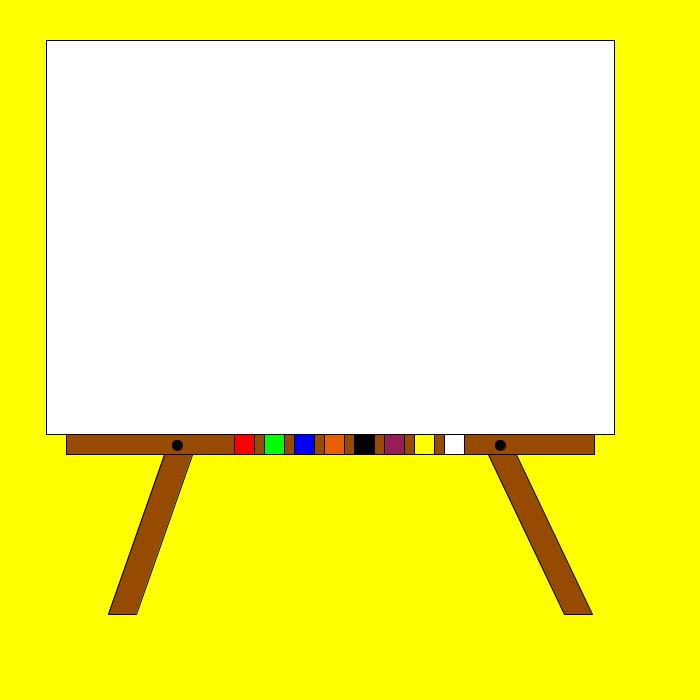
Frame 1 (no input)
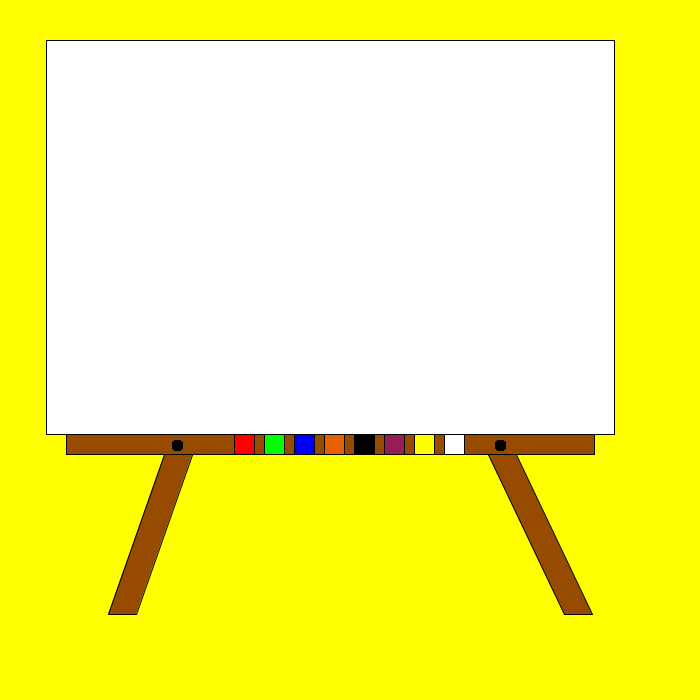
Frame 60 (the mouse pressed at the canvas centre just before this capture)
Frame 120 (the mouse held since frame 60 and released just before this capture): identical to frame 60, image omitted

The Processing sketch that drew these frames (run headless with seeded random() and noise(); from frame 60 on, the mouse is pressed at the canvas centre):

// Processing sketch: processing_171159
// ── processing_171159.pde

void setup (){
  
size(700,700);
background(255,255,0);

//caballete
beginShape();
fill(150,75,0);
vertex(108,614);
vertex(136,614);
vertex(305,133);
vertex(277,133);
endShape(CLOSE);

beginShape();
vertex(592,614);
vertex(564,614);
vertex(335,133);
vertex(363,133);
endShape(CLOSE);

beginShape();
vertex(66,434);
vertex(66,454);
vertex(594,454);
vertex(594,434);
endShape(CLOSE);

//lienzo
fill(255,255,255);
beginShape();
vertex(46,434);
vertex(614,434);
vertex(614,40);
vertex(46,40);
endShape(CLOSE);

}

boolean trigger = false;
boolean vermell = false;
boolean verd = false;
boolean blau = false;
boolean taronja = false;
boolean negre = false;
boolean morat = false;
boolean groc = false;
boolean borrar = false;
boolean aleatori = false;
int strokewheight=1;
float color1 = 0;
float color2 = 0;
float color3 = 0;


void draw(){
println(mouseX+","+mouseY);

//tornillos
fill(color1,color2,color3);
ellipse(177,445,10,10);
ellipse(500,445,10,10);

//lineas
 if(mousePressed && (mouseButton == LEFT)&& 46<mouseX && mouseX<614 && 40<mouseY && mouseY<434){
    stroke(color1,color2,color3);
    line(mouseX,mouseY,pmouseX,pmouseY); 
 }

//círculos
 if(key=='c'&& 46<mouseX && mouseX<614 && 40<mouseY && mouseY<434) {
    ellipse(mouseX,mouseY,10,10);
 }

//cuadrados
  if(key=='v' && 46<mouseX && mouseX<614 && 40<mouseY && mouseY<434){
    rect(mouseX,mouseY,10,10);  
  }
  
//borrar
if(key=='r'  && 46<mouseX && mouseX<614 && 40<mouseY && mouseY<434){
    borrar=true;
    fill(255,255,255);
    beginShape();
    vertex(46,434);
    vertex(614,434);
    vertex(614,40);
    vertex(46,40);
    endShape(CLOSE);
    stroke(0);
 }
 
 //grosor linia
 if(key=='+'  && 46<mouseX && mouseX<614 && 40<mouseY && mouseY<434){
   strokeWeight(1.5); 
 }
 if(key=='-'   && 46<mouseX && mouseX<614 && 40<mouseY && mouseY<434){
   strokeWeight(1);
 }
  
//colores
fill(255,0,0);
rect(234,434,20,20);
if (mousePressed && (mouseButton == LEFT) && 234<mouseX && mouseX<254 && 434<mouseY && mouseY<454 && vermell==true){
  color1=0;
  color2=0;
  color3=0;
  
  color1=255;
}
 stroke(0);
 

fill(0,255,0);
rect(264,434,20,20);
if (mousePressed && (mouseButton == LEFT) && 264<mouseX && mouseX<284 && 434<mouseY && mouseY<454 && verd==true){
  color1=0;
  color2=0;
  color3=0;

color2=255;

}

fill(0,0,255);
rect(294,434,20,20);
if (mousePressed && (mouseButton == LEFT) && 294<mouseX && mouseX<314 && 434<mouseY && mouseY<454 && blau==true){
  color1=0;
  color2=0;
  color3=0;

color3=255;

}

fill(230,95,0);
rect(324,434,20,20);
if (mousePressed && (mouseButton == LEFT) && 324<mouseX && mouseX<344 && 434<mouseY && mouseY<454 && taronja==true){
  color1=0;
  color2=0;
  color3=0;
  color1=230;
  color2=95;
  color3=0;

}

fill(0,0,0);
rect(354,434,20,20);
if (mousePressed && (mouseButton == LEFT) && 354<mouseX && mouseX<374 && 434<mouseY && mouseY<454 && negre==true){
  color1=0;
  color2=0;
  color3=0;
}
fill(150,30,87);
rect(384,434,20,20);
if (mousePressed && (mouseButton == LEFT) && 384<mouseX && mouseX<404 && 434<mouseY && mouseY<454 && morat==true){
  color1=0;
  color2=0;
  color3=0;

  color1=150;
  color2=30;
  color3=87;
}

fill(255,255,0);
rect(414,434,20,20);
if (mousePressed && (mouseButton == LEFT) && 414<mouseX && mouseX<434 && 434<mouseY && mouseY<454 && groc==true){
  color1=0;
  color2=0;
  color3=0;
  
  color1=255;
  color2=255;
  color3=0;
}

fill(255,255,255);
rect(444,434,20,20);
if(mousePressed && (mouseButton == LEFT) && 444<mouseX && mouseX<464 && 434<mouseY && mouseY<454 && aleatori==true){
  color1=0;
  color2=0;
  color3=0;
  
  color1=random(255);
  color2=random(255);
  color3=random(255);
}
}



void mousePressed(){

  trigger = true;
  vermell=true;
  verd = true;
  blau = true;
  taronja = true;
  negre = true;
  morat = true;
  groc = true;
  borrar = true;
  aleatori = true;

}

void mouseReleased(){

  trigger = false;
  vermell = false;
  verd = false;
  blau =  false;
  taronja = false;
  negre = false;
  morat = false;
  groc = false;
  borrar = false;
  aleatori = false;

}
